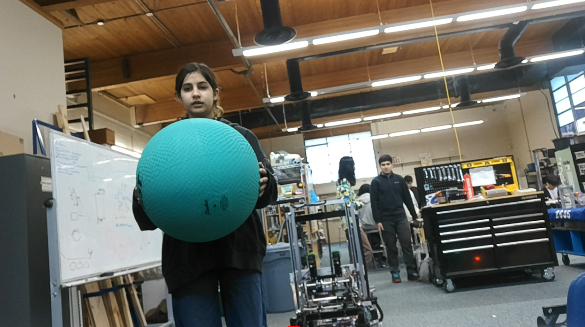
#> input picture opencv/images/AlgaeDetection-5.png, 585 x 327 px, given in place of the camera
$ python ColorFilteringAlgae.py
#> lines starting #> are read from the running program, lines starting #| are printed output that depends on the picture; after the words box and inside, x2 and y2 are one past the last pixel; in counts of white or black regions, pixels touching at a corner belong together
import cv2
import numpy as np

# detection for webcam

# TODO: test on robot camera (ensure RGB and frame rate values are correct)

cam = cv2.VideoCapture(0)

while(1):
    ret, frame = cam.read()
#> frame is the input picture: shape (327, 585, 3); mean B, G, R 98.9, 107.2, 105.7
    # It converts the BGR color space of image to HSV color space
    hsv = cv2.cvtColor(frame, cv2.COLOR_BGR2HSV)
#> hsv: shape (327, 585, 3); mean H, S, V 55.7, 72.6, 118

    # Threshold of blue in HSV space
    lower_blue = np.array([28, 64, 51])
    upper_blue = np.array([130, 245, 195])

    # preparing the mask to overlay
    mask = cv2.inRange(hsv, lower_blue, upper_blue)
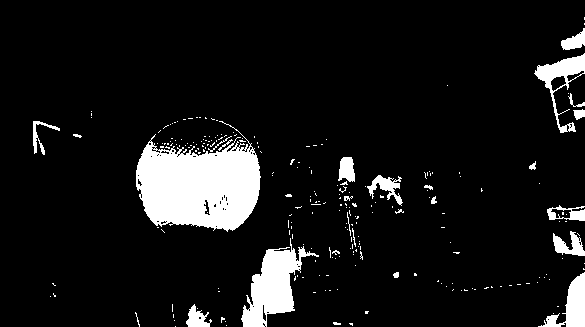
#> mask: shape (327, 585); 9.1% white; 243 white regions (218 under 20 px), largest, box (x1, y1, x2, y2) and area: (136, 121, 261, 232) 8713, (241, 238, 319, 327) 2905, (534, 53, 585, 133) 1118

    # The black region in the mask has the value of 0,
    # so when multiplied with original image removes all non-blue regions
    result = cv2.bitwise_and(frame, frame, mask = mask)
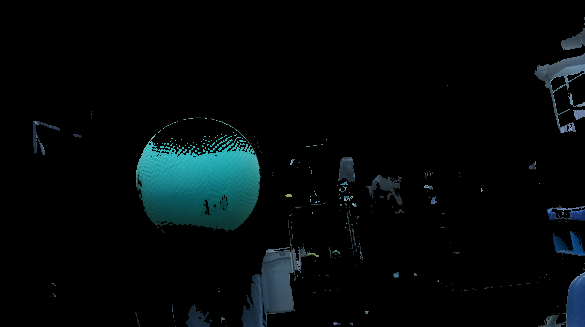
#> result: shape (327, 585, 3); mean B, G, R 10, 8.9, 3.6

    cv2.imshow('frame', frame)
    cv2.imshow('mask', mask)
    cv2.imshow('result', result)

    # Break the loop on 'q' key press
    if cv2.waitKey(1) & 0xFF == ord('q'):
#> (key q is pressed here)
        break

cv2.destroyAllWindows()
cam.release()
